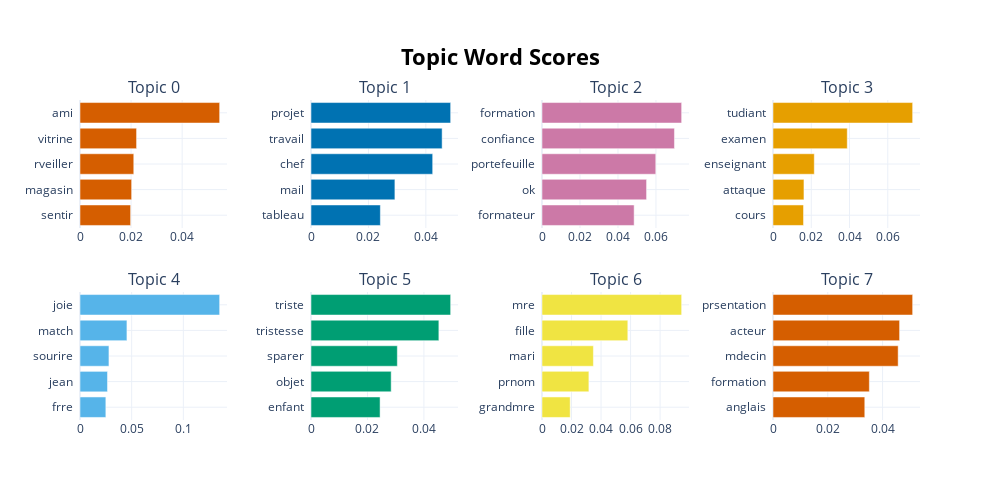

Write notebook code for a chart like this one.
### Code cell
topic_model.visualize_barchart()

### Figure 1 — Plotly figure (JSON) as saved in the notebook; plotly's stock layout.template omitted (floating-point values rounded to 4 significant figures)
{"data": [{"marker": {"color": "#D55E00"}, "orientation": "h", "type": "bar", "x": [0.01982, 0.02022, 0.02106, 0.02215, 0.05469], "xaxis": "x", "y": ["sentir  ", "magasin  ", "rveiller  ", "vitrine  ", "ami  "], "yaxis": "y"}, {"marker": {"color": "#0072B2"}, "orientation": "h", "type": "bar", "x": [0.02415, 0.02921, 0.04237, 0.04566, 0.04863], "xaxis": "x2", "y": ["tableau  ", "mail  ", "chef  ", "travail  ", "projet  "], "yaxis": "y2"}, {"marker": {"color": "#CC79A7"}, "orientation": "h", "type": "bar", "x": [0.0485, 0.05505, 0.0599, 0.06972, 0.07351], "xaxis": "x3", "y": ["formateur  ", "ok  ", "portefeuille  ", "confiance  ", "formation  "], "yaxis": "y3"}, {"marker": {"color": "#E69F00"}, "orientation": "h", "type": "bar", "x": [0.01596, 0.01619, 0.02159, 0.03883, 0.07302], "xaxis": "x4", "y": ["cours  ", "attaque  ", "enseignant  ", "examen  ", "tudiant  "], "yaxis": "y4"}, {"marker": {"color": "#56B4E9"}, "orientation": "h", "type": "bar", "x": [0.02502, 0.02663, 0.02801, 0.04542, 0.1352], "xaxis": "x5", "y": ["frre  ", "jean  ", "sourire  ", "match  ", "joie  "], "yaxis": "y5"}, {"marker": {"color": "#009E73"}, "orientation": "h", "type": "bar", "x": [0.02447, 0.02841, 0.03058, 0.0453, 0.04947], "xaxis": "x6", "y": ["enfant  ", "objet  ", "sparer  ", "tristesse  ", "triste  "], "yaxis": "y6"}, {"marker": {"color": "#F0E442"}, "orientation": "h", "type": "bar", "x": [0.01909, 0.03176, 0.03481, 0.05812, 0.09458], "xaxis": "x7", "y": ["grandmre  ", "prnom  ", "mari  ", "fille  ", "mre  "], "yaxis": "y7"}, {"marker": {"color": "#D55E00"}, "orientation": "h", "type": "bar", "x": [0.03351, 0.03517, 0.04569, 0.04622, 0.05098], "xaxis": "x8", "y": ["anglais  ", "formation  ", "mdecin  ", "acteur  ", "prsentation  "], "yaxis": "y8"}], "layout": {"annotations": [{"font": {"size": 16}, "showarrow": false, "text": "Topic 0", "x": 0.0875, "xanchor": "center", "xref": "paper", "y": 1, "yanchor": "bottom", "yref": "paper"}, {"font": {"size": 16}, "showarrow": false, "text": "Topic 1", "x": 0.3625, "xanchor": "center", "xref": "paper", "y": 1, "yanchor": "bottom", "yref": "paper"}, {"font": {"size": 16}, "showarrow": false, "text": "Topic 2", "x": 0.6375, "xanchor": "center", "xref": "paper", "y": 1, "yanchor": "bottom", "yref": "paper"}, {"font": {"size": 16}, "showarrow": false, "text": "Topic 3", "x": 0.9125, "xanchor": "center", "xref": "paper", "y": 1, "yanchor": "bottom", "yref": "paper"}, {"font": {"size": 16}, "showarrow": false, "text": "Topic 4", "x": 0.0875, "xanchor": "center", "xref": "paper", "y": 0.4, "yanchor": "bottom", "yref": "paper"}, {"font": {"size": 16}, "showarrow": false, "text": "Topic 5", "x": 0.3625, "xanchor": "center", "xref": "paper", "y": 0.4, "yanchor": "bottom", "yref": "paper"}, {"font": {"size": 16}, "showarrow": false, "text": "Topic 6", "x": 0.6375, "xanchor": "center", "xref": "paper", "y": 0.4, "yanchor": "bottom", "yref": "paper"}, {"font": {"size": 16}, "showarrow": false, "text": "Topic 7", "x": 0.9125, "xanchor": "center", "xref": "paper", "y": 0.4, "yanchor": "bottom", "yref": "paper"}], "height": 500, "hoverlabel": {"bgcolor": "white", "font": {"family": "Rockwell", "size": 16}}, "showlegend": false, "title": {"font": {"color": "Black", "size": 22}, "text": "<b>Topic Word Scores", "x": 0.5, "xanchor": "center", "yanchor": "top"}, "width": 1000, "xaxis": {"anchor": "y", "domain": [0, 0.175], "showgrid": true}, "xaxis2": {"anchor": "y2", "domain": [0.275, 0.45], "showgrid": true}, "xaxis3": {"anchor": "y3", "domain": [0.55, 0.725], "showgrid": true}, "xaxis4": {"anchor": "y4", "domain": [0.825, 1], "showgrid": true}, "xaxis5": {"anchor": "y5", "domain": [0, 0.175], "showgrid": true}, "xaxis6": {"anchor": "y6", "domain": [0.275, 0.45], "showgrid": true}, "xaxis7": {"anchor": "y7", "domain": [0.55, 0.725], "showgrid": true}, "xaxis8": {"anchor": "y8", "domain": [0.825, 1], "showgrid": true}, "yaxis": {"anchor": "x", "domain": [0.6, 1], "showgrid": true}, "yaxis2": {"anchor": "x2", "domain": [0.6, 1], "showgrid": true}, "yaxis3": {"anchor": "x3", "domain": [0.6, 1], "showgrid": true}, "yaxis4": {"anchor": "x4", "domain": [0.6, 1], "showgrid": true}, "yaxis5": {"anchor": "x5", "domain": [0, 0.4], "showgrid": true}, "yaxis6": {"anchor": "x6", "domain": [0, 0.4], "showgrid": true}, "yaxis7": {"anchor": "x7", "domain": [0, 0.4], "showgrid": true}, "yaxis8": {"anchor": "x8", "domain": [0, 0.4], "showgrid": true}}}
